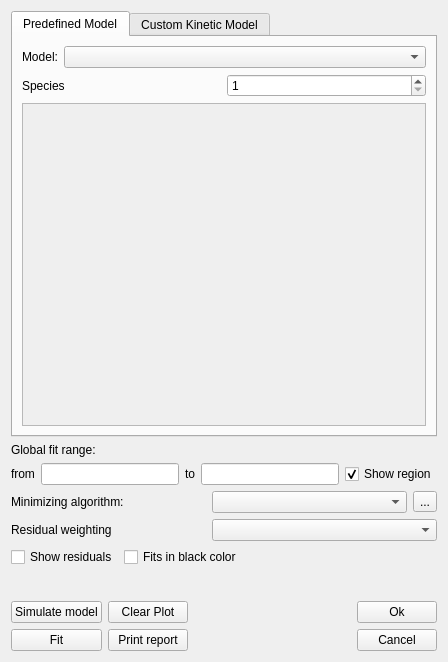
<?xml version="1.0" encoding="UTF-8"?>
<ui version="4.0">
 <class>Form</class>
 <widget class="QWidget" name="Form">
  <property name="geometry">
   <rect>
    <x>0</x>
    <y>0</y>
    <width>448</width>
    <height>662</height>
   </rect>
  </property>
  <property name="windowTitle">
   <string>Form</string>
  </property>
  <layout class="QGridLayout" name="gridLayout_7">
   <item row="0" column="0">
    <layout class="QVBoxLayout" name="verticalLayout_3">
     <item>
      <widget class="QTabWidget" name="tabWidget">
       <property name="sizePolicy">
        <sizepolicy hsizetype="Expanding" vsizetype="Expanding">
         <horstretch>0</horstretch>
         <verstretch>0</verstretch>
        </sizepolicy>
       </property>
       <property name="currentIndex">
        <number>0</number>
       </property>
       <widget class="QWidget" name="tab">
        <attribute name="title">
         <string>Predefined Model</string>
        </attribute>
        <layout class="QGridLayout" name="gridLayout">
         <item row="1" column="0">
          <layout class="QVBoxLayout" name="verticalLayout">
           <item>
            <layout class="QHBoxLayout" name="horizontalLayout_4">
             <item>
              <widget class="QLabel" name="label_2">
               <property name="text">
                <string>Model:</string>
               </property>
              </widget>
             </item>
             <item>
              <widget class="QComboBox" name="cbModel">
               <property name="sizePolicy">
                <sizepolicy hsizetype="Expanding" vsizetype="Fixed">
                 <horstretch>0</horstretch>
                 <verstretch>0</verstretch>
                </sizepolicy>
               </property>
              </widget>
             </item>
            </layout>
           </item>
           <item>
            <layout class="QHBoxLayout" name="horizontalLayout_3">
             <item>
              <widget class="QLabel" name="label_9">
               <property name="text">
                <string>Species</string>
               </property>
              </widget>
             </item>
             <item>
              <widget class="QSpinBox" name="sbSpeciesCount">
               <property name="minimum">
                <number>1</number>
               </property>
               <property name="maximum">
                <number>20</number>
               </property>
              </widget>
             </item>
            </layout>
           </item>
          </layout>
         </item>
         <item row="2" column="0">
          <widget class="QScrollArea" name="scrollAreaPredefinedModel">
           <property name="verticalScrollBarPolicy">
            <enum>Qt::ScrollBarAsNeeded</enum>
           </property>
           <property name="horizontalScrollBarPolicy">
            <enum>Qt::ScrollBarAsNeeded</enum>
           </property>
           <property name="widgetResizable">
            <bool>true</bool>
           </property>
           <widget class="QWidget" name="scrollAreaPredefinedModelContent">
            <property name="geometry">
             <rect>
              <x>0</x>
              <y>0</y>
              <width>402</width>
              <height>343</height>
             </rect>
            </property>
           </widget>
          </widget>
         </item>
        </layout>
       </widget>
       <widget class="QWidget" name="tab_2">
        <attribute name="title">
         <string>Custom Kinetic Model</string>
        </attribute>
        <layout class="QGridLayout" name="gridLayout_3">
         <item row="0" column="0">
          <layout class="QVBoxLayout" name="verticalLayout_2">
           <item>
            <layout class="QHBoxLayout" name="horizontalLayout_5">
             <item>
              <widget class="QLabel" name="label_21">
               <property name="text">
                <string>Saved models:</string>
               </property>
              </widget>
             </item>
             <item>
              <widget class="QComboBox" name="cbGenModels">
               <property name="sizePolicy">
                <sizepolicy hsizetype="Expanding" vsizetype="Fixed">
                 <horstretch>0</horstretch>
                 <verstretch>0</verstretch>
                </sizepolicy>
               </property>
              </widget>
             </item>
             <item>
              <widget class="QPushButton" name="btnSaveCustomModel">
               <property name="text">
                <string>Save Model As</string>
               </property>
              </widget>
             </item>
            </layout>
           </item>
           <item>
            <widget class="QLabel" name="label_22">
             <property name="text">
              <string>&lt;html&gt;&lt;head/&gt;&lt;body&gt;&lt;p&gt;&lt;span style=&quot; font-weight:600;&quot;&gt;Reaction model:&lt;/span&gt;&lt;/p&gt;&lt;/body&gt;&lt;/html&gt;</string>
             </property>
            </widget>
           </item>
           <item>
            <widget class="QPlainTextEdit" name="pteScheme">
             <property name="sizePolicy">
              <sizepolicy hsizetype="Expanding" vsizetype="Ignored">
               <horstretch>0</horstretch>
               <verstretch>1</verstretch>
              </sizepolicy>
             </property>
             <property name="minimumSize">
              <size>
               <width>0</width>
               <height>30</height>
              </size>
             </property>
             <property name="maximumSize">
              <size>
               <width>16777215</width>
               <height>100</height>
              </size>
             </property>
             <property name="plainText">
              <string/>
             </property>
            </widget>
           </item>
           <item>
            <layout class="QHBoxLayout" name="horizontalLayout_7">
             <item>
              <widget class="QPushButton" name="btnBuildModel">
               <property name="text">
                <string>Build Model</string>
               </property>
              </widget>
             </item>
             <item>
              <widget class="QCheckBox" name="cbShowBackwardRates">
               <property name="text">
                <string>Non-zero backward rates</string>
               </property>
               <property name="checked">
                <bool>false</bool>
               </property>
              </widget>
             </item>
            </layout>
           </item>
           <item>
            <widget class="QCheckBox" name="cbVarProAmps">
             <property name="text">
              <string>Calculate amplitudes from data by OLS</string>
             </property>
             <property name="checked">
              <bool>true</bool>
             </property>
            </widget>
           </item>
           <item>
            <widget class="QCheckBox" name="cbVarProIntercept">
             <property name="text">
              <string>Calculate intercept from data by OLS</string>
             </property>
             <property name="checked">
              <bool>true</bool>
             </property>
            </widget>
           </item>
           <item>
            <widget class="QScrollArea" name="scrollAreaCustomModel">
             <property name="sizePolicy">
              <sizepolicy hsizetype="Expanding" vsizetype="Expanding">
               <horstretch>0</horstretch>
               <verstretch>4</verstretch>
              </sizepolicy>
             </property>
             <property name="verticalScrollBarPolicy">
              <enum>Qt::ScrollBarAsNeeded</enum>
             </property>
             <property name="horizontalScrollBarPolicy">
              <enum>Qt::ScrollBarAsNeeded</enum>
             </property>
             <property name="widgetResizable">
              <bool>true</bool>
             </property>
             <widget class="QWidget" name="scrollAreaCustomModelContent">
              <property name="geometry">
               <rect>
                <x>0</x>
                <y>0</y>
                <width>400</width>
                <height>212</height>
               </rect>
              </property>
             </widget>
            </widget>
           </item>
          </layout>
         </item>
        </layout>
       </widget>
      </widget>
     </item>
     <item>
      <widget class="QLabel" name="label_10">
       <property name="text">
        <string>Global fit range:</string>
       </property>
      </widget>
     </item>
     <item>
      <layout class="QHBoxLayout" name="horizontalLayout">
       <item>
        <widget class="QLabel" name="label_11">
         <property name="text">
          <string>from</string>
         </property>
        </widget>
       </item>
       <item>
        <widget class="MyLineEdit" name="leX0"/>
       </item>
       <item>
        <widget class="QLabel" name="label_12">
         <property name="text">
          <string>to</string>
         </property>
        </widget>
       </item>
       <item>
        <widget class="MyLineEdit" name="leX1"/>
       </item>
       <item>
        <widget class="QCheckBox" name="cbShowRegion">
         <property name="text">
          <string>Show region</string>
         </property>
         <property name="checked">
          <bool>true</bool>
         </property>
        </widget>
       </item>
      </layout>
     </item>
     <item>
      <layout class="QGridLayout" name="gridLayout_4">
       <item row="1" column="0">
        <widget class="QLabel" name="label_23">
         <property name="text">
          <string>&lt;html&gt;&lt;head/&gt;&lt;body&gt;&lt;p&gt;Residual weighting&lt;/p&gt;&lt;/body&gt;&lt;/html&gt;</string>
         </property>
        </widget>
       </item>
       <item row="0" column="1">
        <widget class="QComboBox" name="cbMethod"/>
       </item>
       <item row="0" column="0">
        <widget class="QLabel" name="label_13">
         <property name="text">
          <string>&lt;html&gt;&lt;head/&gt;&lt;body&gt;&lt;p&gt;Minimizing algorithm:&lt;/p&gt;&lt;/body&gt;&lt;/html&gt;</string>
         </property>
        </widget>
       </item>
       <item row="0" column="2">
        <widget class="QToolButton" name="tbAlgorithmSettings">
         <property name="text">
          <string>...</string>
         </property>
         <property name="checkable">
          <bool>false</bool>
         </property>
         <property name="checked">
          <bool>false</bool>
         </property>
        </widget>
       </item>
       <item row="1" column="1" colspan="2">
        <widget class="QComboBox" name="cbResWeighting"/>
       </item>
      </layout>
     </item>
     <item>
      <layout class="QHBoxLayout" name="horizontalLayout_8">
       <item>
        <widget class="QCheckBox" name="cbShowResiduals">
         <property name="text">
          <string>Show residuals</string>
         </property>
         <property name="checked">
          <bool>false</bool>
         </property>
        </widget>
       </item>
       <item>
        <widget class="QCheckBox" name="cbFitBlackColor">
         <property name="text">
          <string>Fits in black color</string>
         </property>
         <property name="checked">
          <bool>false</bool>
         </property>
        </widget>
       </item>
       <item>
        <spacer name="horizontalSpacer_3">
         <property name="orientation">
          <enum>Qt::Horizontal</enum>
         </property>
         <property name="sizeHint" stdset="0">
          <size>
           <width>40</width>
           <height>20</height>
          </size>
         </property>
        </spacer>
       </item>
      </layout>
     </item>
     <item>
      <spacer name="verticalSpacer">
       <property name="orientation">
        <enum>Qt::Vertical</enum>
       </property>
       <property name="sizeType">
        <enum>QSizePolicy::Ignored</enum>
       </property>
       <property name="sizeHint" stdset="0">
        <size>
         <width>20</width>
         <height>28</height>
        </size>
       </property>
      </spacer>
     </item>
     <item>
      <layout class="QGridLayout" name="gridLayout_2">
       <item row="1" column="1">
        <widget class="QPushButton" name="btnPrintReport">
         <property name="text">
          <string>Print report</string>
         </property>
         <property name="checkable">
          <bool>false</bool>
         </property>
         <property name="checked">
          <bool>false</bool>
         </property>
         <property name="autoRepeat">
          <bool>false</bool>
         </property>
         <property name="autoDefault">
          <bool>false</bool>
         </property>
        </widget>
       </item>
       <item row="1" column="4">
        <widget class="QPushButton" name="btnCancel">
         <property name="text">
          <string>Cancel</string>
         </property>
         <property name="autoDefault">
          <bool>false</bool>
         </property>
        </widget>
       </item>
       <item row="0" column="0">
        <widget class="QPushButton" name="btnSimulateModel">
         <property name="text">
          <string>Simulate model</string>
         </property>
         <property name="checkable">
          <bool>false</bool>
         </property>
         <property name="checked">
          <bool>false</bool>
         </property>
         <property name="autoRepeat">
          <bool>false</bool>
         </property>
         <property name="autoDefault">
          <bool>false</bool>
         </property>
        </widget>
       </item>
       <item row="1" column="0">
        <widget class="QPushButton" name="btnFit">
         <property name="text">
          <string>Fit</string>
         </property>
         <property name="checkable">
          <bool>false</bool>
         </property>
         <property name="checked">
          <bool>false</bool>
         </property>
         <property name="autoRepeat">
          <bool>false</bool>
         </property>
         <property name="autoDefault">
          <bool>false</bool>
         </property>
        </widget>
       </item>
       <item row="1" column="2">
        <spacer name="horizontalSpacer">
         <property name="orientation">
          <enum>Qt::Horizontal</enum>
         </property>
         <property name="sizeHint" stdset="0">
          <size>
           <width>40</width>
           <height>20</height>
          </size>
         </property>
        </spacer>
       </item>
       <item row="0" column="4">
        <widget class="QPushButton" name="btnOK">
         <property name="text">
          <string>Ok</string>
         </property>
         <property name="autoDefault">
          <bool>false</bool>
         </property>
        </widget>
       </item>
       <item row="0" column="1">
        <widget class="QPushButton" name="btnClearPlot">
         <property name="text">
          <string>Clear Plot</string>
         </property>
         <property name="checkable">
          <bool>false</bool>
         </property>
         <property name="checked">
          <bool>false</bool>
         </property>
         <property name="autoRepeat">
          <bool>false</bool>
         </property>
         <property name="autoDefault">
          <bool>false</bool>
         </property>
        </widget>
       </item>
      </layout>
     </item>
    </layout>
   </item>
  </layout>
 </widget>
 <customwidgets>
  <customwidget>
   <class>MyLineEdit</class>
   <extends>QLineEdit</extends>
   <header>spectramanipulator.dialogs.mylineedit</header>
  </customwidget>
 </customwidgets>
 <resources/>
 <connections/>
</ui>
